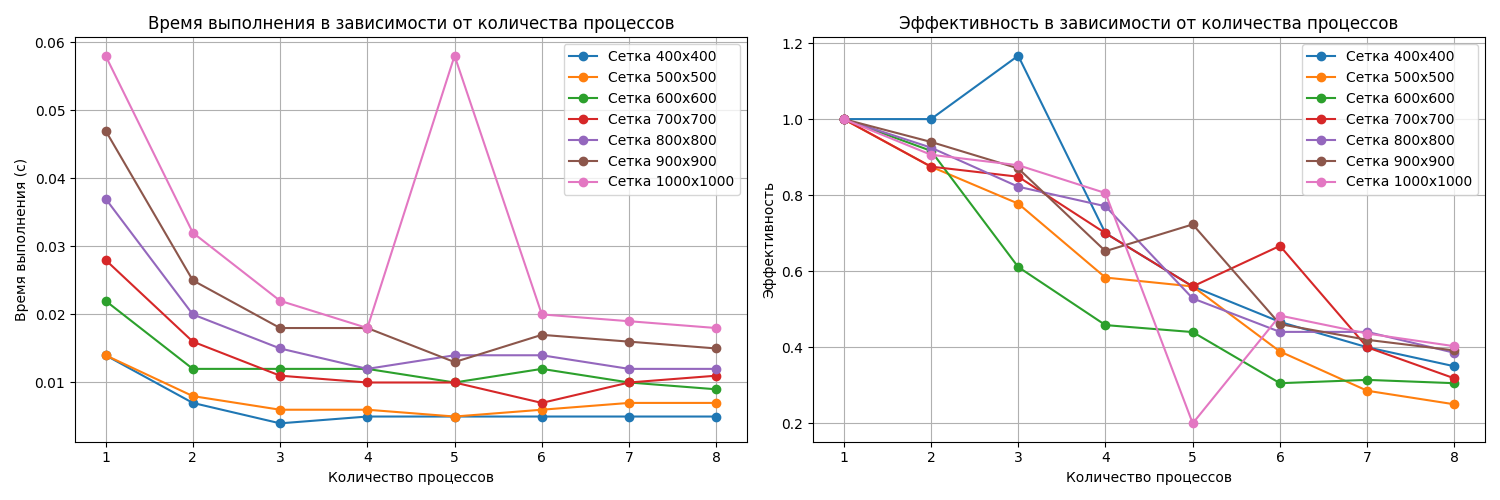

Here is the Python script that generated this plot:
import os
import subprocess
import pandas as pd
import matplotlib.pyplot as plt
import numpy as np

def run_performance_test():
    # Пути
    base_dir = os.path.dirname(os.path.dirname(os.path.abspath(__file__)))
    build_dir = os.path.join(base_dir, "build")
    results_file = os.path.join(os.path.dirname(os.path.abspath(__file__)), "lab_main.csv")

    # Сборка проекта
    if not os.path.exists(build_dir):
        os.makedirs(build_dir)
    os.chdir(build_dir)
    subprocess.run(["cmake", ".."], check=True)
    subprocess.run(["cmake", "--build", ".", "--config", "Release"], check=True)

    # Параметры тестирования
    num_processes_to_test = [1, 2, 3, 4, 5, 6, 7, 8]
    grid_sizes = [400, 500, 600, 700, 800, 900, 1000]
    
    results_data = []
    
    for grid in grid_sizes:
        print(f"\n--- Тестирование для сетки {grid}x{grid} ---")
        
        seq_time_for_this_grid = None # Базовое время для текущей сетки

        for procs_count in num_processes_to_test:
            print(f"\nЗапуск: {procs_count} процесс(ов), сетка {grid}x{grid}")
            
            # Путь к исполняемым файлам теперь относительно build_dir
            executable_path = os.path.join(build_dir, "task1_3_2.exe")
            if not os.path.exists(executable_path):
                print(f"Ошибка: Исполняемый файл {executable_path} не найден!")
                # Прервать тестирование для этой сетки, если исполняемого файла нет
                # Можно добавить break здесь, если для этой сетки продолжать нет смысла
                continue 

            run_args = ["mpiexec", "-n", str(procs_count), executable_path, str(grid), str(grid)]
            
            try:
                result = subprocess.run(
                    run_args, 
                    capture_output=True, text=True, encoding='utf-8', check=True, timeout=300 # Добавлен таймаут
                )
            except subprocess.CalledProcessError as e:
                print(f"Ошибка выполнения для {procs_count} процессов, сетка {grid}:")
                print("Команда:", " ".join(e.cmd))
                print("STDOUT:", e.stdout)
                print("STDERR:", e.stderr)
                continue # Пропустить эту точку
            except subprocess.TimeoutExpired:
                print(f"Таймаут выполнения для {procs_count} процессов, сетка {grid}.")
                continue

            output = result.stdout
            # Раскомментируйте для подробного вывода каждого запуска
            # print(f"Вывод ({procs_count} проц., сетка {grid}):\n{output}")
            if result.stderr:
               print(f"STDERR ({procs_count} проц., сетка {grid}):\n{result.stderr}")
            
            time_lines = [line for line in output.split('\n') if "Время:" in line]
            if not time_lines:
                print(f"Не удалось найти строку с временем для {procs_count} процессов, сетка {grid}! Пропускаю точку.")
                print(f"Полный вывод:\n{output}")
                continue
            
            time_line = time_lines[0] # Берем первую найденную строку
            try:
                current_time_value = float(time_line.split("Время:")[1].split("с")[0].strip())
            except (IndexError, ValueError) as e:
                print(f"Ошибка парсинга времени для {procs_count} проц., сетка {grid}: '{time_line}'. Ошибка: {e}. Пропускаю точку.")
                print(f"Полный вывод:\n{output}")
                continue

            if procs_count == 1:
                seq_time_for_this_grid = current_time_value
                if seq_time_for_this_grid == 0:
                    print(f"[ВНИМАНИЕ] Базовое время (1 процесс) = 0 для сетки={grid}. "
                          f"Расчет ускорения для этой сетки невозможен. Пропускаю эту сетку.")
                    break # Прервать внутренний цикл по процессам для этой сетки, перейти к следующей grid

            # Эта проверка должна быть после того, как seq_time_for_this_grid могло быть установлено
            if seq_time_for_this_grid is None: 
                # Это может случиться, если num_processes_to_test не начинается с 1, 
                # или если первый запуск (procs_count=1) провалился до установки seq_time_for_this_grid
                print(f"Критическая ошибка: Базовое время (seq_time_for_this_grid) не установлено для сетки {grid}. "
                      f"Пропускаю расчет для {procs_count} процессов.")
                continue 

            # Расчет ускорения и эффективности
            speedup = np.nan # По умолчанию NaN, если что-то пойдет не так
            efficiency = np.nan

            if seq_time_for_this_grid == 0:
                 # Это уже должно было привести к break выше, но для надежности
                 print(f"[ВНИМАНИЕ] Базовое время = 0. Ускорение и эффективность будут NaN.")
            elif current_time_value == 0:
                print(f"[ВНИМАНИЕ] Время выполнения = 0 для процессов={procs_count}, сетка={grid}. Ускорение и эффективность будут inf/NaN.")
                speedup = float('inf') # или np.nan, если не хотим inf на графиках
                efficiency = float('inf') # или np.nan
            else:
                speedup = seq_time_for_this_grid / current_time_value
                efficiency = speedup / procs_count
            
            results_data.append({
                'Процессы': procs_count,
                'Сетка': grid,
                'Время (с)': current_time_value,
                'Ускорение': speedup,
                'Эффективность': efficiency
            })
            
            print(f"Время = {current_time_value:.4f} с")
            if procs_count > 0: # Это условие всегда истинно здесь
                 print(f"Ускорение = {speedup:.2f} (Базовое время для сетки {grid}x{grid}: {seq_time_for_this_grid:.4f} с)")
                 print(f"Эффективность = {efficiency:.2f}") 
    


    # Сохранение результатов
    df = pd.DataFrame(results_data)
    # Фильтрация строк с бесконечными значениями
    df = df.replace([float('inf'), float('-inf')], pd.NA).dropna()
    df.to_csv(results_file, index=False)
    print(f"\nРезультаты сохранены в {results_file}")

    # Визуализация
    plt.figure(figsize=(15, 5))

    # График времени выполнения
    plt.subplot(1, 2, 1)
    for grid in grid_sizes:
        data = df[df['Сетка'] == grid]
        plt.plot(data['Процессы'], data['Время (с)'], 
                marker='o', label=f'Сетка {grid}x{grid}')
    
    plt.xlabel('Количество процессов')
    plt.ylabel('Время выполнения (с)')
    plt.title('Время выполнения в зависимости от количества процессов')
    plt.grid(True)
    plt.legend()

    # График эффективности
    plt.subplot(1, 2, 2)
    for grid in grid_sizes:
        data = df[df['Сетка'] == grid]
        plt.plot(data['Процессы'], data['Эффективность'], 
                marker='o', label=f'Сетка {grid}x{grid}')
    
    plt.xlabel('Количество процессов')
    plt.ylabel('Эффективность')
    plt.title('Эффективность в зависимости от количества процессов')
    plt.grid(True)
    plt.legend()

    plt.tight_layout()
    plt.savefig(os.path.join(os.path.dirname(os.path.abspath(__file__)), 'lab_main.png'))
    print("\nГрафики сохранены в lab_main.png")

if __name__ == "__main__":
    run_performance_test() 